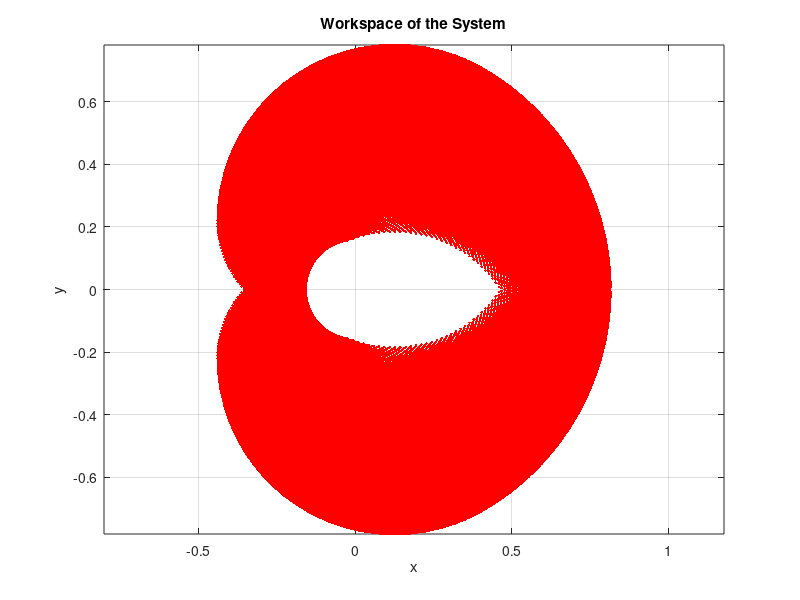

Here is the MATLAB script that generated this plot:
%%Q5 - Determine the workspace of the system
close all;clear;clc

%Declare constants
mm = 10^-3;
L1 = 250*mm;
L2= 250*mm;
L3 = 315*mm;

%Generate an array of 100 values for each boundary conditions
theta1 = linspace(-pi/3,pi/3,100);
theta2 = linspace(-2*pi/3, 2*pi/3,100);
theta3 = linspace(-pi/2, pi/2,100);

%Create a grid matrix of the boundary values
[THETA1, THETA2, THETA3] = meshgrid(theta1,theta2,theta3);

%Using the above grid matrix, find X and Y
X = L1*cos(THETA1)+L2*cos(THETA1+THETA2)+L3*cos(THETA1+THETA2+THETA3);
Y = L1*sin(THETA1)+L2*sin(THETA1+THETA2)+L3*sin(THETA1+THETA2+THETA3);

%Take the final column of the resulting X and Y matrices
%These are the coordinates for a scatter plot
plot(X(:), Y(:), 'r.');
axis equal
grid
xlabel('x');
ylabel('y');
title('Workspace of the System');

%http://au.mathworks.com/help/fuzzy/examples/modeling-inverse-kinematics-in-a-robotic-arm.html
